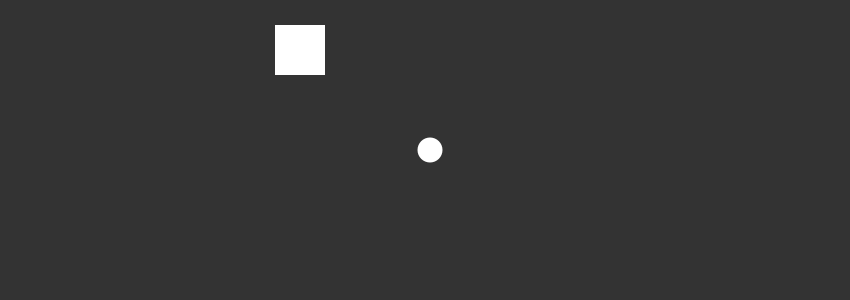
Frame 1 (no input)
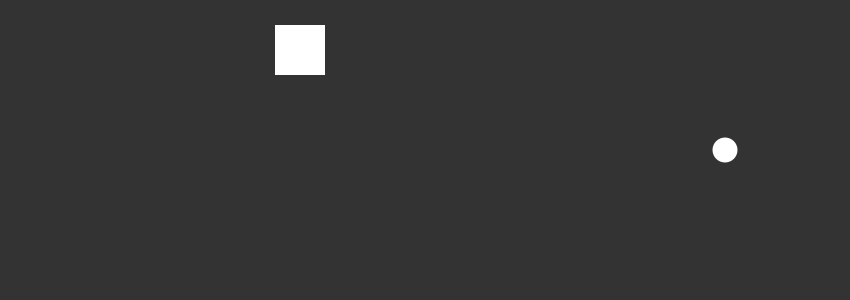
Frame 60 (the mouse pressed at the canvas centre just before this capture)
Frame 120 (the mouse held since frame 60 and released just before this capture): identical to frame 60, image omitted

The Processing sketch that drew these frames (run headless with seeded random() and noise(); from frame 60 on, the mouse is pressed at the canvas centre):

// Processing sketch: processing_122539
// ── processing_122539.pde

float ball_x;
float ball_y;
float ball_dir = 5;

float ball_size = 25;
float dy = 0;
float dx = 0;
int block_width = 300;
int block_height = 50;
void setup()
{

  size(850, 300);
  rectMode(CENTER);
  ellipseMode(CENTER);
  noStroke();
  smooth();
  ball_y = height/2;
  ball_x = width/2;;

}



void draw() 

{

  background(51);

  

  ball_x += ball_dir * 1.0;

  ball_y += dy;

  if(ball_x > width+ball_size) {

    ball_x = -width/2 - ball_size;

    ball_y = random(0, height);

    dy = 0;

  }

  

  

  if(ball_x < ball_size || ball_x + ball_size > width)
  {

    ball_dir *= -1;

  }

  if(ball_y > height-ball_size)
  {

    dy = dy * -1;

  }

  if(ball_y < ball_size)
  {

    dy = dy * -1;

  }
  

  if(ball_y > 50 - block_height/2 - ball_size && ball_y < 50 + block_height/2 + ball_size 
  && ball_x > block_width - block_height/2 - ball_size && ball_x < block_width + block_height/2 + ball_size)
     {
       ball_dir *= -1;
     } 

  fill(255);

  ellipse(ball_x, ball_y, ball_size, ball_size);
  //rotate(PI/4);
  rect(block_width,block_height,50,50);
  


  

  

}

void mousePressed()
{
  ball_x = mouseX;
  ball_y = mouseY;
  ellipse(mouseX,mouseY,ball_size,ball_size);
  
}
